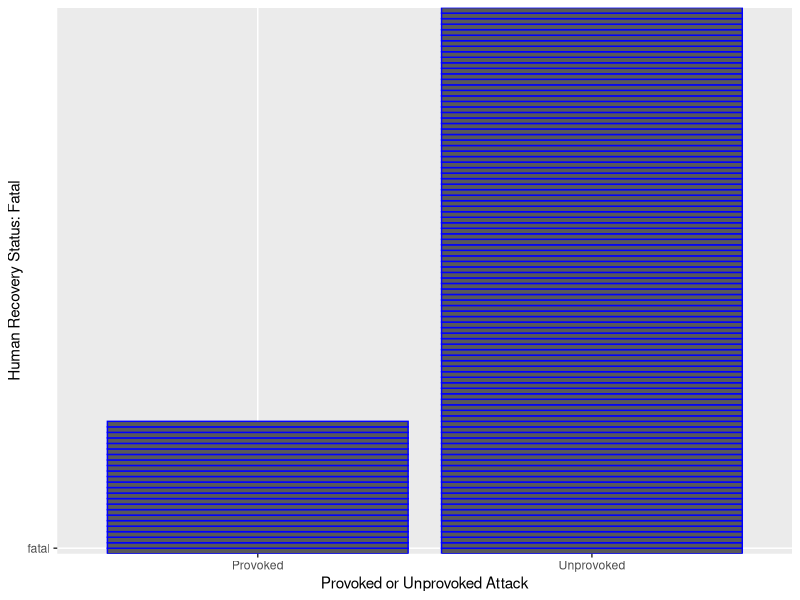
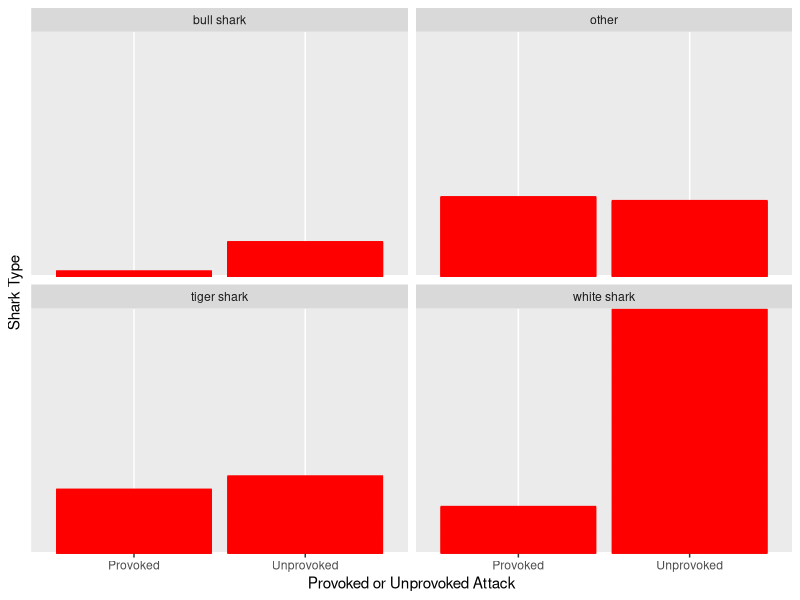

Write R code to recreate these figures, in order.
# CODE FOR CECE-SHARKS PROJECT
# BASED ON DATA FROM AUSTRALIAN SHARK INCIDENT DATABASE

# R-packages required (copied from original database README file)
  # *** Uncomment following install.packages lines if you need to install ***
# install.packages("ggplot2")
# install.packages("dplyr")
# install.packages("forcats")
# install.packages("leaflet")
# install.packages("viridis")
# install.packages("scales")
# install.packages("ggmap")
# install.packages("gridExtra")
# install.packages("rgdal")
# install.packages("magrittr")
# install.packages("tibble")
# install.packages("ozmaps")
# install.packages("ggpubr")
#install.packages("rmarkdown")

library(ggplot2)
library(dplyr)
# library(forcats)
# library(leaflet)
# library(viridis)
# library(scales)
# library(ggmap)
# library(gridExtra)
# library(rgdal)
# library(magrittr)
# library(tibble)
# library(ozmaps)
# library(ggpubr)
# library(rmarkdown)

# Adding in data
top_sharks <- read.csv("AustralianSharkIncidentDatabase-main/data/top.sharks.csv")

# Answering the questions 
  # 1. Is there a correlation between if an attack is provoked and if the person was killed?

filtered_data_recovery <- select(top_sharks, Recovery.status, Provoked.unprovoked)
fatality_data <- filter(filtered_data_recovery, Recovery.status == "fatal", Provoked.unprovoked == c("Provoked", "Unprovoked"))

ggplot(data = fatality_data, mapping = aes(x = Provoked.unprovoked, y = Recovery.status)) +
  geom_bar(stat="identity", color="blue") +
  labs(x= "Provoked or Unprovoked Attack", y= "Human Recovery Status: Fatal")

  # 2. What kind of shark is most likely to participate in a provoked vs an unprovoked attack?

filtered_data_sharks <- select(top_sharks, Shark.common.name, Provoked.unprovoked) %>%
  filter(Provoked.unprovoked == "Provoked" | Provoked.unprovoked == "Unprovoked")

ggplot(data=filtered_data_sharks, mapping = aes(x = Provoked.unprovoked, y = Shark.common.name)) +
  geom_bar(stat="identity", color="red", na.rm=TRUE) +
  theme(axis.ticks.y=element_blank(), axis.text.y=element_blank())+
  labs(x="Provoked or Unprovoked Attack", y = "Shark Type") +
  facet_wrap(~Shark.common.name)
